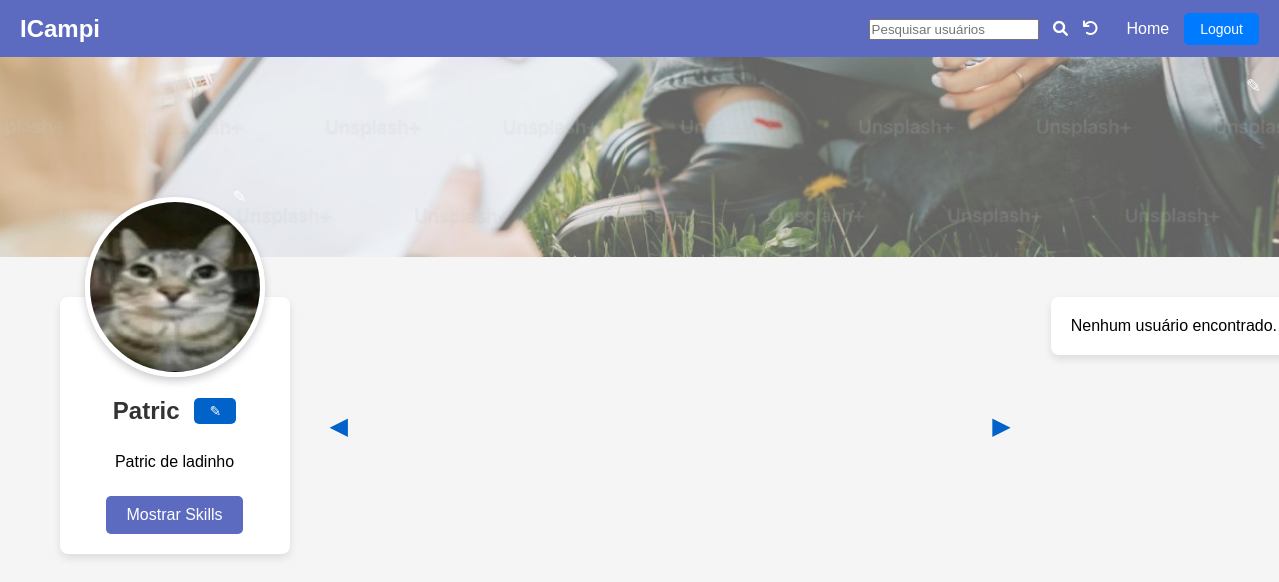
The page /profile/profile/Patric/ (signed in) on the database its author committed.
### feed/models.py (models this page shows, shortened)
class Profile(models.Model):
    ROLE_CHOICES = (
        ('student', 'Student'),
        ('teacher', 'Teacher'),
    )
    user = models.OneToOneField(User, on_delete=models.CASCADE)
    role = models.CharField(max_length=7, choices=ROLE_CHOICES, default='student')
    matricula = models.CharField(max_length=9, validators=[MinLengthValidator(9)], unique=False)
    summary = models.TextField(max_length=500, help_text="Descreva seus conhecimentos aqui")
    profile_image = models.ImageField(upload_to='profile_images/', blank=True, null=True)
    profile_background_image = models.ImageField(upload_to='profile_backgrounds/', null=True, blank=True)
    hard_skills = models.ManyToManyField(Skill, blank=True)

### user_account/views.py (the view, shortened to what this page needs)
# urls.py: path('profile/', profile_view, name='profile'),  # Ação para a função view
@login_required
def profile(request, username):
    profile = get_object_or_404(Profile, user__username=username)
    return render(request, 'account/profile.html', {'profile': profile})

### user_account/templates/account/profile.html (shortened to what this page needs)
<!DOCTYPE html>
<html lang="en">
<head>
    {% load static %}
    <link rel="stylesheet" href="{% static 'css/style.css' %}">
    <link rel="stylesheet" href="{% static 'css/profile.css' %}">
    <link rel="stylesheet" href="https://cdnjs.cloudflare.com/ajax/libs/font-awesome/6.0.0-beta3/css/all.min.css" />
</head>
<body>
    <header>
        <h1>ICampi</h1>
        <nav>
            <div class="search-container">
                <form method="get" action=".">
                    <input type="text" name="q" value="{{ query }}" placeholder="Pesquisar usuários">
                    <button type="submit" style="background: none; border: none; cursor: pointer;"><i
                            class="fas fa-search "></i></button>
                    <a href="{% url 'profile' %}" class="clear-search-btn">
                        <i class="fa fa-undo" aria-hidden="true"></i>
                    </a>
                </form>
            </div>
            <a href="{% url 'home' %}">Home</a>
            <form class="logout-form" action="{% url 'logout' %}" method="post">
                <button type="submit">Logout</button>
            </form>
        </nav>
    </header>
    <div class="header-image">
        {% if profile.profile_background_image %}
        <img src="{{ profile.profile_background_image.url }}" alt="Foto de fundo">
        {% else %}
        <img src="/static/images/Imagem_Fundo_Perfil.jpeg" alt="Foto de fundo padrão">
        {% endif %}
        <form action="{% url 'edit_background' %}" method="POST" enctype="multipart/form-data"
            id="edit-background-form">
            <label for="file-upload-background" class="edit-icon-background">✎</label>
        </form>
    </div>
    <div class="container">
        <div class="profile-wrapper">
            {% if profile.profile_image %}
            <img src="{{ profile.profile_image.url }}" alt="Foto de perfil" class="avatar">
            {% else %}
            <img src="/static/images/Avatar_Padrão.jpeg" alt="Foto de perfil padrão" class="avatar">
            {% endif %}
            <form action="{% url 'edit_avatar' %}" method="POST" enctype="multipart/form-data" id="edit-avatar-form">
                <label for="file-upload-avatar" class="edit-icon-avatar">✎</label>
            </form>
            <div class="profile-container">
                <div class="username-container">
                    <h2 class="username">{{ profile.user.username }}</h2>
                    <a href="{% url 'edit_profile' %}" class="edit-profile-btn">✎</a>
                </div>
                <br>
                <div class="user-summary">
                    <p>{{ profile.summary|default:"Este usuário ainda não escreveu um sumário." }}</p>
                </div>
                <div class="hard-skills-section">
                    <button id="toggle-skills-btn">Mostrar Skills</button>
                </div>
            </div>
        </div>
        <div class="carousel-container">
            <button class="carousel-btn prev-btn">&#9664;</button>
            <button class="carousel-btn next-btn">&#9654;</button>
        </div>
        <div class="container2">
            <div class="contacts-container">
                {% if users %}
                {% for user in users %}
                <div class="contact">
                    {% if user.profile.profile_image %}
                    <img src="{{ user.profile.profile_image.url }}" alt="Foto de {{ user.username }}"
                        class="contact-avatar">
                    {% else %}
                    <img src="/static/images/Avatar_Padrão.jpeg" alt="Foto de {{ user.username }}"
                        class="contact-avatar">
                    {% endif %}
                    <span><a href="{% url 'chat_with_user' user.username %}">{{ user.username }}</a></span>
                    <a href="{% url 'profile' user.username %}">Ver Perfil</a>
                </div>
                <hr>
                {% endfor %}
                {% else %}
                <p>Nenhum usuário encontrado.</p>
                {% endif %}
            </div>
        </div>
    </div>
</body>
</html>

### static/css/style.css (style rules this page uses)
header { background-color: #5c6bc0; color: white; padding: 10px 20px; display: flex; justify-content: space-between; align-items: center; }
header h1 { margin: 0; font-size: 24px; }
nav { display: flex; align-items: center; gap: 15px; }
nav a { color: white; text-decoration: none; margin: 0; }
.logout-form { display: inline; }
.logout-form button { background-color: #007bff; color: white; padding: 8px 16px; border: none; border-radius: 5px; font-size: 14px; cursor: pointer; transition: background-color 0.3s; }

### static/css/profile.css (style rules this page uses)
* { margin: 0; padding: 0; box-sizing: border-box; font-family: Arial, sans-serif; }
body { background-color: #f5f5f5; overflow-x: hidden; }
.container { display: flex; max-width: 1200px; margin: 20px auto; padding: 20px; gap: 30px; }
.profile-wrapper { position: relative; min-width: 800px; }
.profile-container { background-color: white; border-radius: 8px; padding: 60px 20px 20px; box-shadow: 0px 4px 8px rgba(0, 0, 0, 0.1); display: flex; flex-direction: column; align-items: center; position: relative; z-index: 1; }
.avatar { width: 180px; height: 180px; border-radius: 50%; border: 5px solid white; object-fit: cover; position: absolute; top: -100px; left: 50%; transform: translateX(-50%); z-index: 2; box-shadow: 0px 4px 8px rgba(0, 0, 0, 0.2); }
.contacts-container { width: 150%; background-color: white; border-radius: 8px; padding: 20px; display: flex; flex-direction: column; gap: 15px; max-height: 302px; overflow-y: auto; box-shadow: 0px 4px 8px rgba(0, 0, 0, 0.1); }
.header-image { width: 100%; height: 200px; position: relative; overflow: hidden; }
.header-image img { width: 100%; height: 100%; object-fit: cover; object-position: center; }
.edit-icon-avatar { position: absolute; top: -115px; right: 50px; transform: translateX(50%); color: white; padding: 5px; border-radius: 50%; font-size: 16px; cursor: pointer; z-index: 3; }
.edit-icon-background { position: absolute; top: 10px; right: 10px; color: white; padding: 8px; border-radius: 20px; font-size: 18px; cursor: pointer; text-align: center; }
.carousel-container { position: relative; width: 100%; }
.carousel-btn { background-color: transparent; border: none; font-size: 30px; cursor: pointer; position: absolute; top: 50%; transform: translateY(-50%); z-index: 10; }
.prev-btn { left: 10px; color: #0056b3; }
.next-btn { right: 10px; color: #0056b3; }
.username { font-size: 24px; font-weight: bold; margin-top: 40px; text-align: left; color: #333; }
.carousel-container { display: flex; align-items: center; position: relative; width: 80vw; overflow: hidden; }
.carousel-btn { background-color: transparent; border: none; font-size: 24px; cursor: pointer; position: absolute; top: 50%; transform: translateY(-50%); z-index: 10; }
.prev-btn { left: 10px; color: #0162ca; }
.next-btn { right: 10px; color: #0162ca; }
.search-container { display: flex; justify-content: center; align-items: center; }
.search-container input { width: 70%; padding: 1px; }
.search-container button { padding: 10px; font-size: 15px; color: #fff; border: none; border-radius: 5px; cursor: pointer; }
.user-summary p { max-width: 100%; white-space: normal; word-wrap: break-word; overflow-wrap: break-word; word-break: break-word; margin: 0 auto; padding: 10px; text-align: justify; }
.username-container { display: flex; align-items: center; }
.profile-wrapper { position: relative; min-width: 230px; }
.profile-container { background-color: white; border-radius: 8px; padding: 60px 20px 20px; box-shadow: 0px 4px 8px rgba(0, 0, 0, 0.1); display: flex; flex-direction: column; align-items: left; position: relative; z-index: 1; }
.edit-profile-btn { background-color: #0162ca; color: white; padding: 5px 15px; border-radius: 5px; font-size: 14px; text-decoration: none; display: inline-block; transition: background-color 0.3s; margin-left: 15px; margin-top: 40px; }
#toggle-skills-btn { background-color: #5c6bc0; color: white; padding: 10px 20px; border-radius: 5px; font-size: 16px; cursor: pointer; border: none; transition: background-color 0.3s; margin-top: 15px; }

### rows shown on the page
Profile: profile_image (picture), user.username "Patric", summary "Patric de ladinho"
